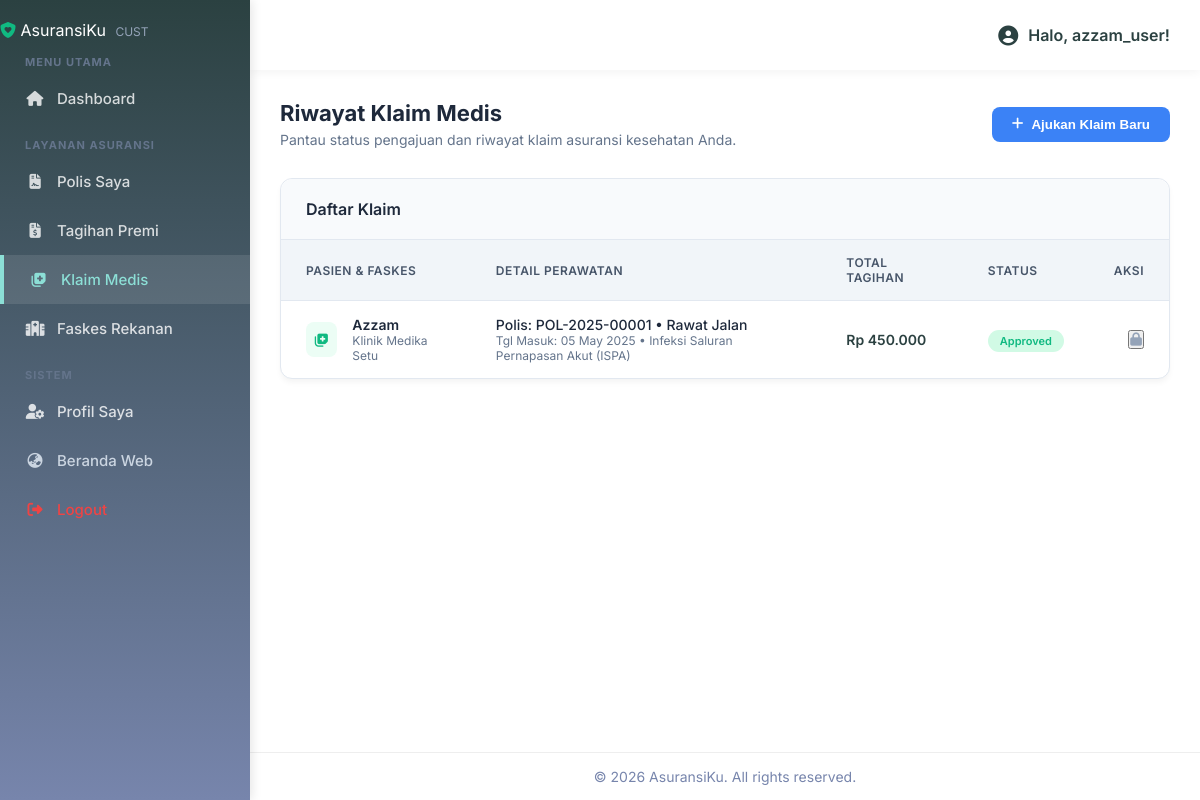
The app's page /customer/klaim/index.php (signed in) with its own data.
### tables this page shows
CREATE TABLE klaim_medis (
    no_klaim VARCHAR(50) PRIMARY KEY,
    no_polis VARCHAR(50) NOT NULL,
    id_tanggungan INT NULL, 
    id_faskes INT NOT NULL,
    kode_icd VARCHAR(10) NOT NULL,
    tanggal_masuk DATE NOT NULL,
    tanggal_keluar DATE,
    jenis_perawatan ENUM('Rawat Jalan', 'Rawat Inap', 'Pembedahan') NOT NULL,
    status_klaim ENUM('Pending', 'Investigasi', 'Approved', 'Rejected') DEFAULT 'Pending',
    total_tagihan_faskes DECIMAL(15,2) DEFAULT 0.00,
    total_dibayarkan_asuransi DECIMAL(15,2) DEFAULT 0.00,
    catatan_analis TEXT,
    created_at TIMESTAMP DEFAULT CURRENT_TIMESTAMP,
    FOREIGN KEY (no_polis) REFERENCES polis(no_polis) ON DELETE CASCADE,
    FOREIGN KEY (id_tanggungan) REFERENCES tanggungan_polis(id_tanggungan) ON DELETE SET NULL,
    FOREIGN KEY (id_faskes) REFERENCES faskes(id_faskes) ON DELETE RESTRICT,
    FOREIGN KEY (kode_icd) REFERENCES kategori_penyakit(kode_icd) ON DELETE RESTRICT
);

CREATE TABLE faskes (
    id_faskes INT AUTO_INCREMENT PRIMARY KEY,
    kode_faskes VARCHAR(20) UNIQUE NOT NULL,
    nama_faskes VARCHAR(150) NOT NULL,
    tingkat_faskes ENUM('Klinik Pratama', 'Klinik Utama', 'RS Tipe A', 'RS Tipe B', 'RS Tipe C') NOT NULL,
    alamat TEXT NOT NULL,
    kota VARCHAR(100) NOT NULL,
    status_kerjasama ENUM('Aktif', 'Putus Kontrak') DEFAULT 'Aktif'
);

CREATE TABLE polis (
    no_polis VARCHAR(50) PRIMARY KEY,
    id_pemegang INT NOT NULL,
    id_produk INT NOT NULL,
    id_agen INT NULL, 
    tanggal_terbit DATE NOT NULL,
    tanggal_jatuh_tempo DATE NOT NULL,
    status_polis ENUM('Pending Approval', 'Inforce', 'Lapse', 'Pending Cancellation', 'Surrender', 'Claimed', 'Rejected') DEFAULT 'Pending Approval',
    total_premi_berjalan DECIMAL(15,2) DEFAULT 0.00,
    FOREIGN KEY (id_pemegang) REFERENCES pemegang_polis(id_pemegang) ON DELETE CASCADE,
    FOREIGN KEY (id_produk) REFERENCES produk_asuransi(id_produk) ON DELETE RESTRICT,
    FOREIGN KEY (id_agen) REFERENCES agen(id_agen) ON DELETE SET NULL
);

CREATE TABLE kategori_penyakit (
    kode_icd VARCHAR(10) PRIMARY KEY,
    nama_penyakit VARCHAR(150) NOT NULL,
    kategori_berat ENUM('Ringan', 'Sedang', 'Berat', 'Kritis') NOT NULL
);

### customer/klaim/index.php (the view, shortened to what this page needs)
<?php
    require_once __DIR__ . "/../../layouts/customer/header.php";
    $id_user = $_SESSION['id_user'];
?>
<div style="margin-bottom: 30px; display: flex; justify-content: space-between; align-items: center; flex-wrap: wrap; gap: 15px;">
    <div>
        <h2 style="margin: 0 0 5px 0; color: #1e293b; font-size: 22px;">Riwayat Klaim Medis</h2>
        <p style="margin: 0; color: #64748b; font-size: 14px;">Pantau status pengajuan dan riwayat klaim asuransi kesehatan Anda.</p>
    </div>
    <button onclick="openCreateModal()" class="btn" style="background: #3b82f6; color: white; padding: 10px 20px; border-radius: 8px; font-weight: 600; text-decoration: none; display: inline-flex; align-items: center; gap: 8px; border: none; cursor: pointer;">
        <i class="fa-solid fa-plus"></i> Ajukan Klaim Baru
    </button>
</div>
<?php
    $stmt = $conn->prepare("
        SELECT
            k.no_klaim, k.tanggal_masuk, k.tanggal_keluar, k.jenis_perawatan, k.status_klaim, k.total_tagihan_faskes,
            k.kode_icd, k.id_faskes, k.no_polis, k.id_tanggungan,
            p.no_polis, f.nama_faskes, kp.nama_penyakit,
            COALESCE(t.nama_lengkap, pp.nama_lengkap) as nama_pasien
        FROM klaim_medis k
        JOIN polis p ON k.no_polis = p.no_polis
        JOIN users u ON p.id_pemegang = u.id_pemegang
        JOIN pemegang_polis pp ON p.id_pemegang = pp.id_pemegang
        JOIN faskes f ON k.id_faskes = f.id_faskes
        JOIN kategori_penyakit kp ON k.kode_icd = kp.kode_icd
        LEFT JOIN tanggungan_polis t ON k.id_tanggungan = t.id_tanggungan
        WHERE u.id_user = ?
        ORDER BY k.tanggal_masuk DESC
    ");
    $stmt->execute([$id_user]);
    $klaim_list = $stmt->fetchAll();
    if (count($klaim_list) > 0) {
?>
<div class="admin-card">
    <div class="admin-card-header">
        <h3>Daftar Klaim</h3>
    </div>
    <div class="admin-card-body" style="overflow-x: auto;">
        <table class="admin-table">
            <thead>
                <tr>
                    <th>Pasien & Faskes</th>
                    <th>Detail Perawatan</th>
                    <th>Total Tagihan</th>
                    <th>Status</th>
                    <th style="text-align: right;">Aksi</th>
                </tr>
            </thead>
            <tbody>
                <?php foreach ($klaim_list as $row):
                    $badge_class = 'badge-neutral';
                    if ($row['status_klaim'] === 'Approved') {
                        $badge_class = 'badge-success';
                    } elseif ($row['status_klaim'] === 'Pending') {
                        $badge_class = 'badge-warning';
                    } elseif ($row['status_klaim'] === 'Investigasi') {
                        $badge_class = 'badge-info';
                    } elseif ($row['status_klaim'] === 'Rejected') {
                        $badge_class = 'badge-danger';
                    }
                ?>
                <tr>
                    <td style="font-weight: 600; color: #1e293b;">
                        <div style="display: flex; align-items: center;">
                            <div style="width: 35px; height: 35px; border-radius: 8px; background: #ecfdf5; color: #10b981; display: flex; align-items: center; justify-content: center; margin-right: 15px;">
                                <i class="fa-solid fa-notes-medical"></i>
                            </div>
                            <div>
                                <?php echo htmlspecialchars($row['nama_pasien']); ?>
                                <div style="font-size: 12px; color: #64748b; font-weight: normal;"><?php echo htmlspecialchars($row['nama_faskes']); ?></div>
                            </div>
                        </div>
                    </td>
                    <td>
                        <div style="color: #1e293b; font-weight: 500;">Polis: <?php echo htmlspecialchars($row['no_polis']); ?> &bull; <?php echo htmlspecialchars($row['jenis_perawatan']); ?></div>
                        <div style="font-size: 12px; color: #64748b;">Tgl Masuk: <?php echo date('d M Y', strtotime($row['tanggal_masuk'])); ?> &bull; <?php echo htmlspecialchars($row['nama_penyakit']); ?></div>
                    </td>
                    <td style="font-weight: 600;">Rp <?php echo number_format($row['total_tagihan_faskes'], 0, ',', '.'); ?></td>
                    <td>
                        <span class="badge <?php echo $badge_class; ?>" style="font-size: 11px;">
                            <?php echo htmlspecialchars($row['status_klaim']); ?>
                        </span>
                    </td>
                    <td style="text-align: right;">
                        <?php if ($row['status_klaim'] === 'Pending'): ?>
                            <button onclick="openEditModal(this)"
                                data-noklaim="<?php echo htmlspecialchars($row['no_klaim']); ?>"
                                data-nopolis="<?php echo htmlspecialchars($row['no_polis']); ?>"
                                data-idtanggungan="<?php echo htmlspecialchars($row['id_tanggungan'] ?? ''); ?>"
                                data-idfaskes="<?php echo htmlspecialchars($row['id_faskes']); ?>"
                                data-kodeicd="<?php echo htmlspecialchars($row['kode_icd']); ?>"
                                data-jenisperawatan="<?php echo htmlspecialchars($row['jenis_perawatan']); ?>"
                                data-tglmasuk="<?php echo htmlspecialchars($row['tanggal_masuk']); ?>"
                                data-tglkeluar="<?php echo htmlspecialchars($row['tanggal_keluar'] ?? ''); ?>"
                                data-total="<?php echo htmlspecialchars($row['total_tagihan_faskes']); ?>"
                                class="btn btn-ghost btn-sm" style="color: #f59e0b;" title="Edit Klaim">
                                <i class="fa-solid fa-pen"></i>
                            </button>
                            <button onclick="openDeleteModal('<?php echo htmlspecialchars($row['no_klaim']); ?>')"
                                class="btn btn-ghost btn-sm" style="color: #ef4444;" title="Hapus Klaim">
                                <i class="fa-solid fa-trash"></i>
                            </button>
                        <?php else: ?>
                            <button class="btn btn-ghost btn-sm" style="color: #94a3b8; cursor: not-allowed;" title="Hanya klaim Pending yang bisa diubah/dihapus">
                                <i class="fa-solid fa-lock"></i>
                            </button>
                        <?php endif; ?>
                    </td>
                </tr>
                <?php endforeach; ?>
            </tbody>
        </table>
    </div>
</div>
<?php
    }
?>
<?php require_once __DIR__ . "/../../layouts/customer/footer.php"; ?>

### layouts/css/style.css (style rules this page uses)
:root { --color-dark: #2B4141; --color-light: #F7EBEC; --color-aqua: #8CDFD6; --color-blue: #7785AC; --color-slate: #6D72C3; --font-main: 'Inter', sans-serif; }
* { box-sizing: border-box; margin: 0; padding: 0; }
body { font-family: var(--font-main); background-color: var(--color-light); color: var(--color-dark); min-height: 100vh; display: flex; flex-direction: column; overflow-x: hidden; }
:root { --color-surface: #ffffff; --color-border-light: #e2e8f0; --shadow-sm: 0 1px 2px 0 rgba(0, 0, 0, 0.05); --shadow-lg: 0 10px 15px -3px rgba(0, 0, 0, 0.1), 0 4px 6px -2px rgba(0, 0, 0, 0.05); --radius-full: 9999px; --radius-xl: 0.75rem; --radius-2xl: 1rem; --space-1: 0.25rem; --space-2: 0.5rem; --space-4: 1rem; --space-6: 1.5rem; --space-8: 2rem; --text-xs: 0.75rem; --text-sm: 0.875rem; --text-base: 1rem; --text-lg: 1.125rem; --text-2xl: 1.5rem; --text-3xl: 1.875rem; --font-semibold: 600; --font-bold: 700; --color-primary-50: #eff6ff; --color-primary-200: #bfdbfe; --color-primary-gradient: linear-gradient(135deg, var(--color-blue, #2563eb) 0%, var(--color-aqua, #06b6d4) 100%); --color-info-bg: #e0f2fe; --color-success: #10b981; --color-success-bg: #d1fae5; --color-warning: #f59e0b; --color-danger: #ef4444; --color-text: #1e293b; --color-text-secondary: #475569; --color-text-muted: #94a3b8; --color-white: #ffffff; --transition-base: all 0.3s ease; --transition-fast: all 0.15s ease; }
.badge { padding: 0.25rem 0.75rem; border-radius: var(--radius-full); font-size: var(--text-xs); font-weight: var(--font-semibold); }
.badge-success { background: var(--color-success-bg); color: var(--color-success); }
.admin-card { background: #ffffff; border-radius: 12px; border: 1px solid var(--color-border-light); box-shadow: 0 4px 6px -1px rgba(0,0,0,0.05); margin-bottom: 25px; display: flex; flex-direction: column; }
.admin-card-header { padding: 20px 25px; border-bottom: 1px solid var(--color-border-light); display: flex; justify-content: space-between; align-items: center; background: #f8fafc; border-top-left-radius: 12px; border-top-right-radius: 12px; }
.admin-card-header h3 { margin: 0; font-size: 16px; font-weight: 600; color: #1e293b; }
.admin-card-body { padding: 0; flex: 1; }
.admin-table { width: 100%; border-collapse: collapse; }
.admin-table th, .admin-table td { padding: 15px 25px; text-align: left; border-bottom: 1px solid #e2e8f0; font-size: 14px; }
.admin-table th { background: #f1f5f9; font-weight: 600; color: #475569; text-transform: uppercase; font-size: 12px; letter-spacing: 0.5px; }
.admin-table tr:last-child td { border-bottom: none; }

### records on screen
klaim_medis: nama_pasien "Azzam", id_faskes.nama_faskes "Klinik Medika Setu", no_polis.no_polis "POL-2025-00001", jenis_perawatan "Rawat Jalan", tanggal_masuk "05 May 2025", kode_icd.nama_penyakit "Infeksi Saluran Pernapasan Akut (ISPA)", total_tagihan_faskes "450.000", status_klaim "Approved"

### other values on screen
$_SESSION['username'] "azzam_user"
